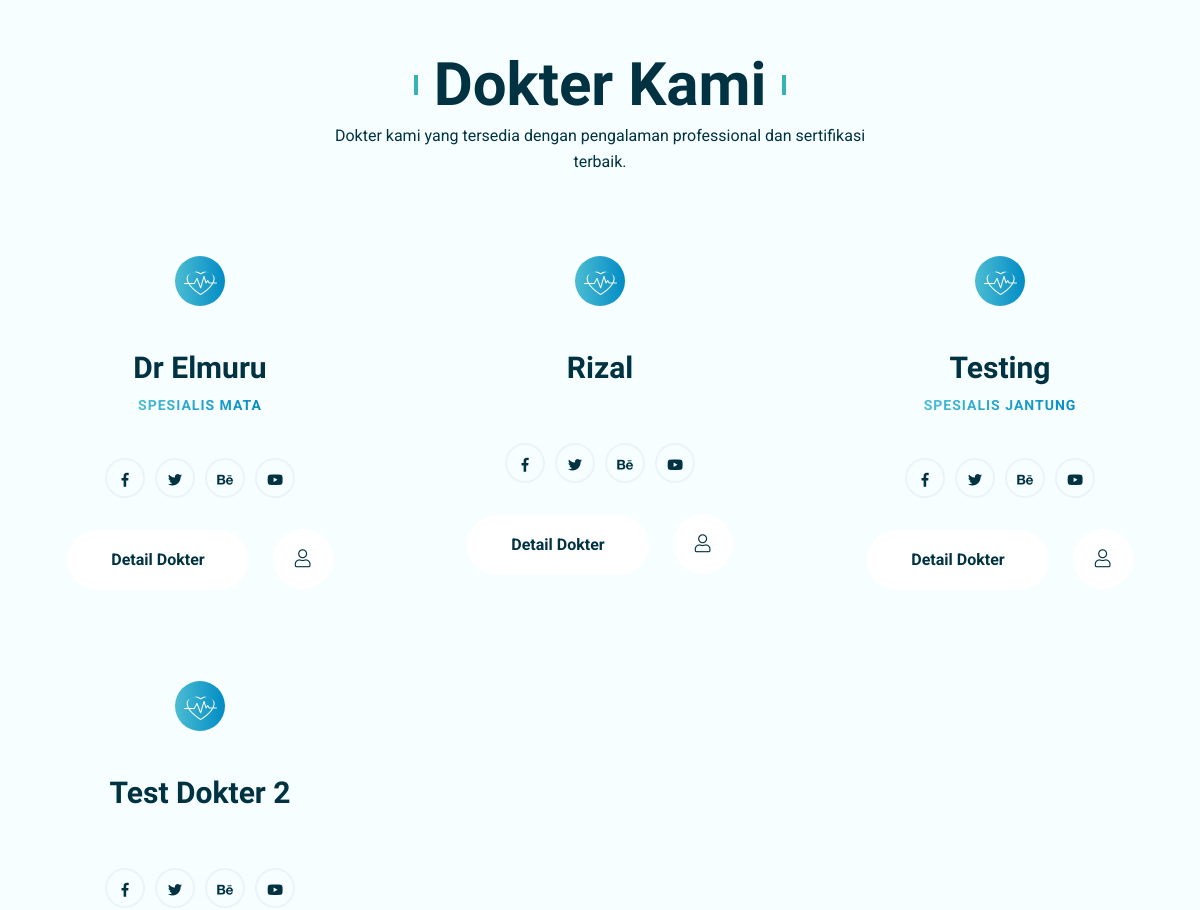
The app's page /index.php/pasien/dokter (middle part), older data.
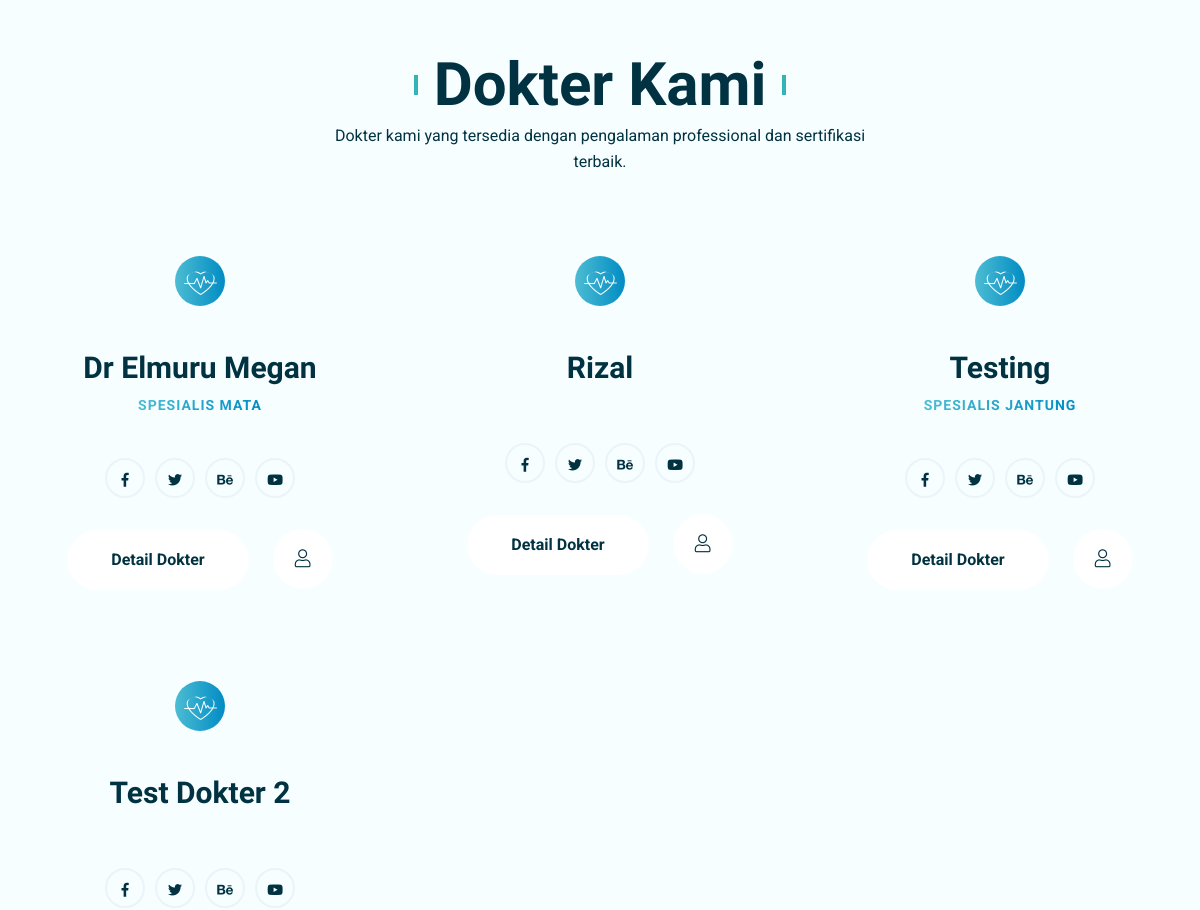
The same page, newer data.
### tables this page shows
CREATE TABLE `dokter` (
  `id_dokter` varchar(10) NOT NULL,
  `nama_dokter` varchar(128) NOT NULL,
  `email` varchar(128) DEFAULT NULL,
  `username` varchar(128) NOT NULL,
  `password` varchar(255) NOT NULL,
  `alamat` varchar(255) DEFAULT NULL,
  `no_telp` varchar(100) DEFAULT NULL,
  `STR` varchar(255) DEFAULT NULL,
  `keahlian` varchar(255) DEFAULT NULL,
  `foto` varchar(255) DEFAULT NULL,
  `pengalaman_kerja` text DEFAULT NULL,
  `harga` int(11) DEFAULT NULL,
  `status` enum('Aktif','Tidak aktif') NOT NULL DEFAULT 'Aktif'
);

### application/controllers/pasien/Dokter.php (called while the page is built, shortened)
<?php
class Dokter extends CI_Controller
{
	public function __construct()
	{
		$this->load->model('pasien/DokterModel', 'DokterModel');
	}
	public function index()
	{
		$data['title'] = 'Dokter';
		$data['dokter'] = $this->DokterModel->get_dokter()->result();
		$this->load->view('pasien/layouts/header', $data);
		$this->load->view('pasien/pages/dokter', $data);
		$this->load->view('pasien/layouts/footer');
	}
}

### index.php (called while the page is built, shortened)
<?php
require_once BASEPATH.'core/CodeIgniter.php';

### application/models/pasien/DokterModel.php (called while the page is built, shortened)
<?php
class DokterModel extends CI_Model
{
	public function get_dokter()
	{
		return $this->db->get_where('dokter', ['status' => "Aktif"]);
	}
}

### application/views/pasien/pages/dokter.php (the view, shortened to what this page needs)
<section class="breadcrumb-area bg_img pb-160" data-background="<?= base_url('assets_pasien/') ?>images/banner/01.jpg">
	<div class="container">
		<div class="row">
			<div class="col-lg-12 text-center">
				<div class="breadcrumb-content">
					<h1 class="back-title">Dokter Kami</h1>
				</div>
			</div>
		</div>
	</div>
</section>
<section class="our-expert-area our-expert-area-2 our-expert-area-3 bg-2 pt-120 pb-90">
	<div class="container">
		<div class="row justify-content-center">
			<div class="col-lg-6 text-center">
				<div class="section-heading mb-50">
					<h2 class="section-title shape">Dokter Kami</h2>
					<p>Dokter kami yang tersedia dengan pengalaman professional dan sertifikasi terbaik.</p>
				</div>
			</div>
		</div>
		<div class="row mt-none-30">
			<?php foreach ($dokter as $data) { ?>
				<div class="col-xl-4 col-lg-6 col-sm-12 mt-30">
					<div class="single-carousel-item">
						<div class="thumb">
							<span class="icon">
								<img src="<?= base_url('assets_pasien/') ?>images/icons/heart-icon.png" alt="">
							</span>
						</div>
						<div class="content">
							<h4 class="title"><?= $data->nama_dokter ?></h4>
							<span class="sub-title"><?= $data->keahlian ?></span>
						</div>
						<div class="social-links">
							<a href="#0"><i class="fab fa-facebook-f"></i></a>
							<a href="#0"><i class="fab fa-twitter"></i></a>
							<a href="#0"><i class="fab fa-behance"></i></a>
							<a href="#0"><i class="fab fa-youtube"></i></a>
						</div>
						<div class="expert-box-buttons">
							<a href="<?= base_url('pasien/dokter/detail_dokter/' . $data->id_dokter) ?>" class="site-btn white">Detail Dokter</a>
							<span class="comments-btn"><i class="fal fa-user"></i></span>
						</div>
					</div>
				</div>
			<?php	} ?>
		</div>
	</div>
</section>

### application/views/pasien/layouts/header.php (shortened to what this page needs)
<!doctype html>
<html class="no-js" lang="zxx">
<head>
	<link rel="stylesheet" href="https://cdn.jsdelivr.net/npm/bootstrap-icons@1.5.0/font/bootstrap-icons.css">
	<link rel="stylesheet" href="<?= base_url('assets_pasien/') ?>css/bootstrap.min.css">
	<link rel="stylesheet" href="<?= base_url('assets_pasien/') ?>css/animate.min.css">
	<link rel="stylesheet" href="<?= base_url('assets_pasien/') ?>css/font-awesome.min.css">
	<link rel="stylesheet" href="<?= base_url('assets_pasien/') ?>css/lightcase.css">
	<link rel="stylesheet" href="<?= base_url('assets_pasien/') ?>css/meanmenu.css">
	<link rel="stylesheet" href="<?= base_url('assets_pasien/') ?>css/nice-select.css">
	<link rel="stylesheet" href="<?= base_url('assets_pasien/') ?>css/owl.carousel.min.css">
	<link rel="stylesheet" href="<?= base_url('assets_pasien/') ?>css/datepicker.min.css">
	<link rel="stylesheet" href="<?= base_url('assets_pasien/') ?>css/jquery-ui.min.css">
	<link rel="stylesheet" href="<?= base_url('assets_pasien/') ?>css/default.css">
	<link rel="stylesheet" href="<?= base_url('assets_pasien/') ?>css/style.css">
	<link rel="stylesheet" href="<?= base_url('assets_pasien/') ?>css/responsive.css">
	<link rel="stylesheet" type="text/css" href="<?= base_url('assets/pasien/') ?>dropify/css/dropify.min.css ">
	<link rel="stylesheet" href="//cdnjs.cloudflare.com/ajax/libs/timepicker/1.3.5/jquery.timepicker.min.css">
</head>
<body>

### application/views/pasien/layouts/footer.php (shortened to what this page needs)
</body>
</html>

### assets_pasien/css/default.css (style rules this page uses)
.mt-none-30 { margin-top: -30px; }
.mt-30 { margin-top: 30px; }
.mb-50 { margin-bottom: 50px; }
.pt-120 { padding-top: 120px; }
.pb-90 { padding-bottom: 90px; }
.pb-160 { padding-bottom: 160px; }
.bg_img { background-position: center center; background-size: cover; background-repeat: no-repeat; width: 100%; height: 100%; }

### assets_pasien/css/responsive.css (style rules this page uses)
@media (min-width: 1200px) and (max-width: 1500px) { .breadcrumb-content .back-title { font-size: 300px; } }

Row changes from the older to the newer data that the page shows:
changed dokter "SPESIALIS MATA": nama_dokter "Dr Elmuru" → "Dr Elmuru Megan"
